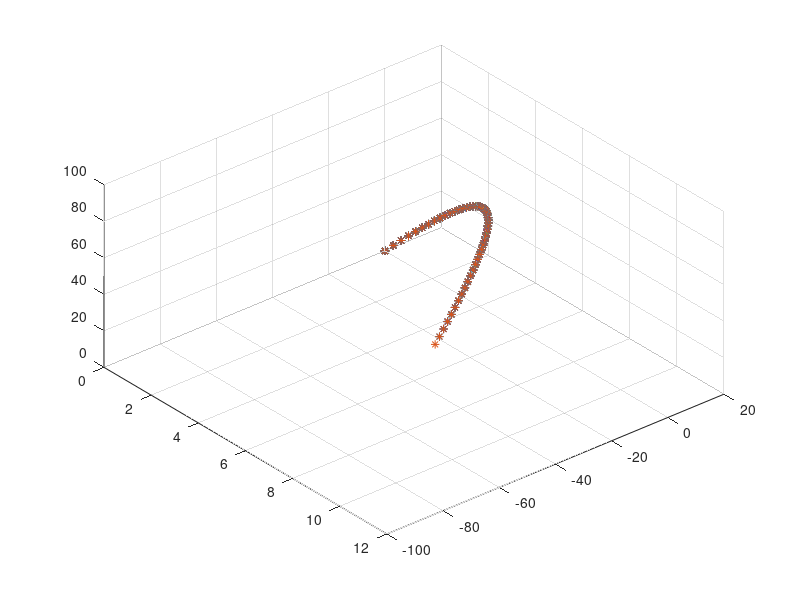

Recreate this plot in MATLAB.
function project
clear;close;clc
time=0:0.1:5;

x0=[0 ; 0; 0; 3; 5; 50];
[Tout, yot]=ode45(@dill ,time,x0)
figure();
hold on 
for i=1:length(Tout)
  pause(0.1);
    plot3(yot(1:i,1), yot(1:i,2), yot(1:i,3),'*');  % Plotting trajectory
    view(50,50)
    grid on
    hold on;
   
end
end

function Xd=dill(time,X)
cd=0.005;
A=0.2;
p=1;
Xd=zeros(6,1);
Xd(1)=X(4);
Xd(2)=X(5);
Xd(3)=X(6);
flowrate=[0;-100;0];
V=flowrate-[X(4); X(5); X(6)];
f=cd*A*p*dot(V,V)*V/norm(V);

Xd(4)=0+f(1);
Xd(5)=0+f(2);
Xd(6)=-9.81+f(3);
end 